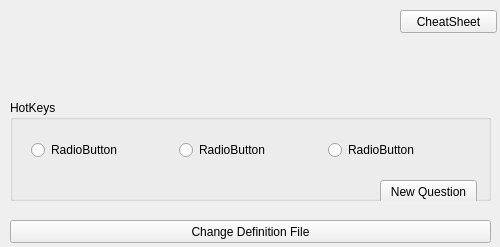
<?xml version="1.0" encoding="UTF-8"?>
<ui version="4.0">
 <class>MainWindow</class>
 <widget class="QMainWindow" name="MainWindow">
  <property name="geometry">
   <rect>
    <x>0</x>
    <y>0</y>
    <width>500</width>
    <height>247</height>
   </rect>
  </property>
  <property name="sizePolicy">
   <sizepolicy hsizetype="Fixed" vsizetype="Fixed">
    <horstretch>0</horstretch>
    <verstretch>0</verstretch>
   </sizepolicy>
  </property>
  <property name="maximumSize">
   <size>
    <width>500</width>
    <height>263</height>
   </size>
  </property>
  <property name="windowTitle">
   <string>LearnHotkeys</string>
  </property>
  <widget class="QWidget" name="centralWidget">
   <widget class="QLabel" name="question">
    <property name="geometry">
     <rect>
      <x>10</x>
      <y>40</y>
      <width>481</width>
      <height>51</height>
     </rect>
    </property>
    <property name="text">
     <string/>
    </property>
    <property name="alignment">
     <set>Qt::AlignCenter</set>
    </property>
   </widget>
   <widget class="QLabel" name="hotkeys_program">
    <property name="geometry">
     <rect>
      <x>10</x>
      <y>10</y>
      <width>371</width>
      <height>16</height>
     </rect>
    </property>
    <property name="text">
     <string/>
    </property>
   </widget>
   <widget class="QGroupBox" name="groupBox">
    <property name="geometry">
     <rect>
      <x>10</x>
      <y>100</y>
      <width>481</width>
      <height>101</height>
     </rect>
    </property>
    <property name="title">
     <string>HotKeys</string>
    </property>
    <widget class="QLabel" name="result">
     <property name="geometry">
      <rect>
       <x>10</x>
       <y>80</y>
       <width>351</width>
       <height>16</height>
      </rect>
     </property>
     <property name="text">
      <string/>
     </property>
    </widget>
    <widget class="QPushButton" name="newQuestionButton">
     <property name="geometry">
      <rect>
       <x>370</x>
       <y>80</y>
       <width>97</width>
       <height>23</height>
      </rect>
     </property>
     <property name="text">
      <string>New Question</string>
     </property>
    </widget>
    <widget class="QWidget" name="horizontalLayoutWidget">
     <property name="geometry">
      <rect>
       <x>10</x>
       <y>20</y>
       <width>461</width>
       <height>61</height>
      </rect>
     </property>
     <layout class="QHBoxLayout" name="horizontalLayout">
      <item>
       <widget class="QRadioButton" name="radioButton">
        <property name="text">
         <string>RadioButton</string>
        </property>
       </widget>
      </item>
      <item>
       <widget class="QRadioButton" name="radioButton_2">
        <property name="text">
         <string>RadioButton</string>
        </property>
       </widget>
      </item>
      <item>
       <widget class="QRadioButton" name="radioButton_3">
        <property name="text">
         <string>RadioButton</string>
        </property>
       </widget>
      </item>
     </layout>
    </widget>
   </widget>
   <widget class="QPushButton" name="openDef">
    <property name="geometry">
     <rect>
      <x>10</x>
      <y>220</y>
      <width>481</width>
      <height>23</height>
     </rect>
    </property>
    <property name="text">
     <string>Change Definition File</string>
    </property>
   </widget>
   <widget class="QPushButton" name="openCS">
    <property name="geometry">
     <rect>
      <x>400</x>
      <y>10</y>
      <width>97</width>
      <height>23</height>
     </rect>
    </property>
    <property name="text">
     <string>CheatSheet</string>
    </property>
   </widget>
  </widget>
 </widget>
 <layoutdefault spacing="6" margin="11"/>
 <resources/>
 <connections/>
</ui>
